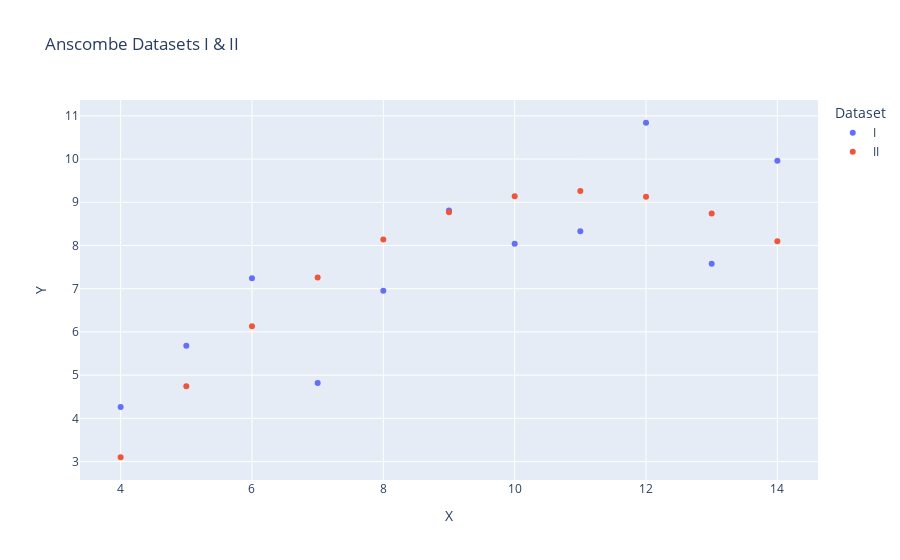

Here is the notebook cell this chart was saved with:
### Code cell
import plotly.graph_objects as go

fig = go.Figure()

fig.add_scatter(
    x=anscombe.loc[anscombe["Dataset"] == "I", "x"], 
    y=anscombe.loc[anscombe["Dataset"] == "I", "y"],     
    mode="markers",
    name="I"
)

fig.add_scatter(
    x=anscombe.loc[anscombe["Dataset"] == "II", "x"], 
    y=anscombe.loc[anscombe["Dataset"] == "II", "y"],     
    mode="markers",
    name="II"
)

fig.layout.title = "Anscombe Datasets I & II"
fig.layout.legend.title = 'Dataset'
fig.layout.xaxis.title = "X"
fig.layout.yaxis.title = "Y"

fig.show()

### Figure 1 — Plotly figure (JSON) as saved in the notebook; plotly's stock layout.template omitted (floating-point values rounded to 4 significant figures)
{"data": [{"mode": "markers", "name": "I", "type": "scatter", "x": [10, 8, 13, 9, 11, 14, 6, 4, 12, 7, 5], "y": [8.04, 6.95, 7.58, 8.81, 8.33, 9.96, 7.24, 4.26, 10.84, 4.82, 5.68]}, {"mode": "markers", "name": "II", "type": "scatter", "x": [10, 8, 13, 9, 11, 14, 6, 4, 12, 7, 5], "y": [9.14, 8.14, 8.74, 8.77, 9.26, 8.1, 6.13, 3.1, 9.13, 7.26, 4.74]}], "layout": {"autosize": true, "legend": {"title": {"text": "Dataset"}}, "title": {"text": "Anscombe Datasets I & II"}, "xaxis": {"autorange": true, "range": [3.405, 14.6], "title": {"text": "X"}, "type": "linear"}, "yaxis": {"autorange": true, "range": [2.461, 11.48], "title": {"text": "Y"}, "type": "linear"}}}
